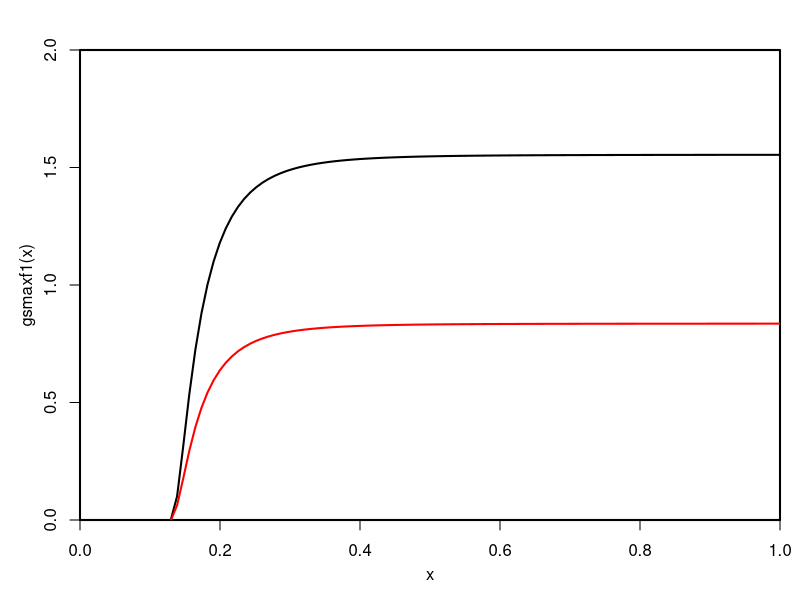

Source code (R):

# the original PLC(px)
PLCf <- function(px, c=5.71, d=10.05)1-exp(-(-px/d)^c)

# modified gsmax
gsmaxfm <- function(w, wL,
                    a=1.6, nZ=0.5, p=43200, l=1.8e-5, LAI=1, h=l*a*LAI/nZ*p, VPD=0.02,
                    pe=-1.58*10^-3, b=4.38, h2=h/1000, kxmax=5, c=5.71, d=10.05){
  
  pxL <- pe*wL^(-b)
  # modified PLC
  PLCfm <- function(x)PLCf(pxL)-(PLCf(pxL)-PLCf(x))*pkx
  # modified xylem conductance function
  kxfm <- function(x)kxmax*(1-PLCfm(x))
  
  ps <- pe*w^(-b)
  f1 <- function(x)(ps-x)*h2*kxfm(x)/(h*VPD)
  
  res <- ifelse(pxL<ps, optimize(f1, c(pxL,ps), tol=.Machine$double.eps, maximum=T)$objective, 0)
  return(res)
}

# gsmax
gsmaxf <- function(w,
                   a=1.6, nZ=0.5, p=43200, l=1.8e-5, LAI=1, h=l*a*LAI/nZ*p, VPD=0.02,
                   pe=-1.58*10^-3, b=4.38, h2=h/1000, kxmax=5, c=5.71, d=10.05){
  
  kxf <- function(x)kxmax*exp(-(-x/d)^c)
  ps <- pe*w^(-b)
  f1 <- function(x)(ps-x)*h2*kxf(x)/(h*VPD)
  res <- optimize(f1, c(-20,pe), tol=.Machine$double.eps, maximum=T)
  return(res$objective)
}
gsmaxf1 <- Vectorize(gsmaxf)

#pkx <- 0.5
#wL <- 0.13
#gsmaxfm1 <- Vectorize(function(w)gsmaxfm(w, wL))
#curve(gsmaxf1, wL, wL+0.01, xlim=c(wL, wL+0.01))
#curve(gsmaxfm1, wL, wL+0.01, add=T, col="red")
#

# Figure
pkx <- 0.5
windows(8, 6)
par(mgp=c(2.2, 1, 0), xaxs="i", yaxs="i", lwd=2, mar=c(4, 4, 2.5, 1), mfrow=c(1,1))
with(data.frame(wL=c(0.13)),
     {gsmaxfm1 <- Vectorize(function(w)gsmaxfm(w, wL))
       curve(gsmaxf1, wL, 1, xlim=c(0, 1), ylim=c(0, 2))
       curve(gsmaxfm1, wL, 1, add=T, col="red")})
